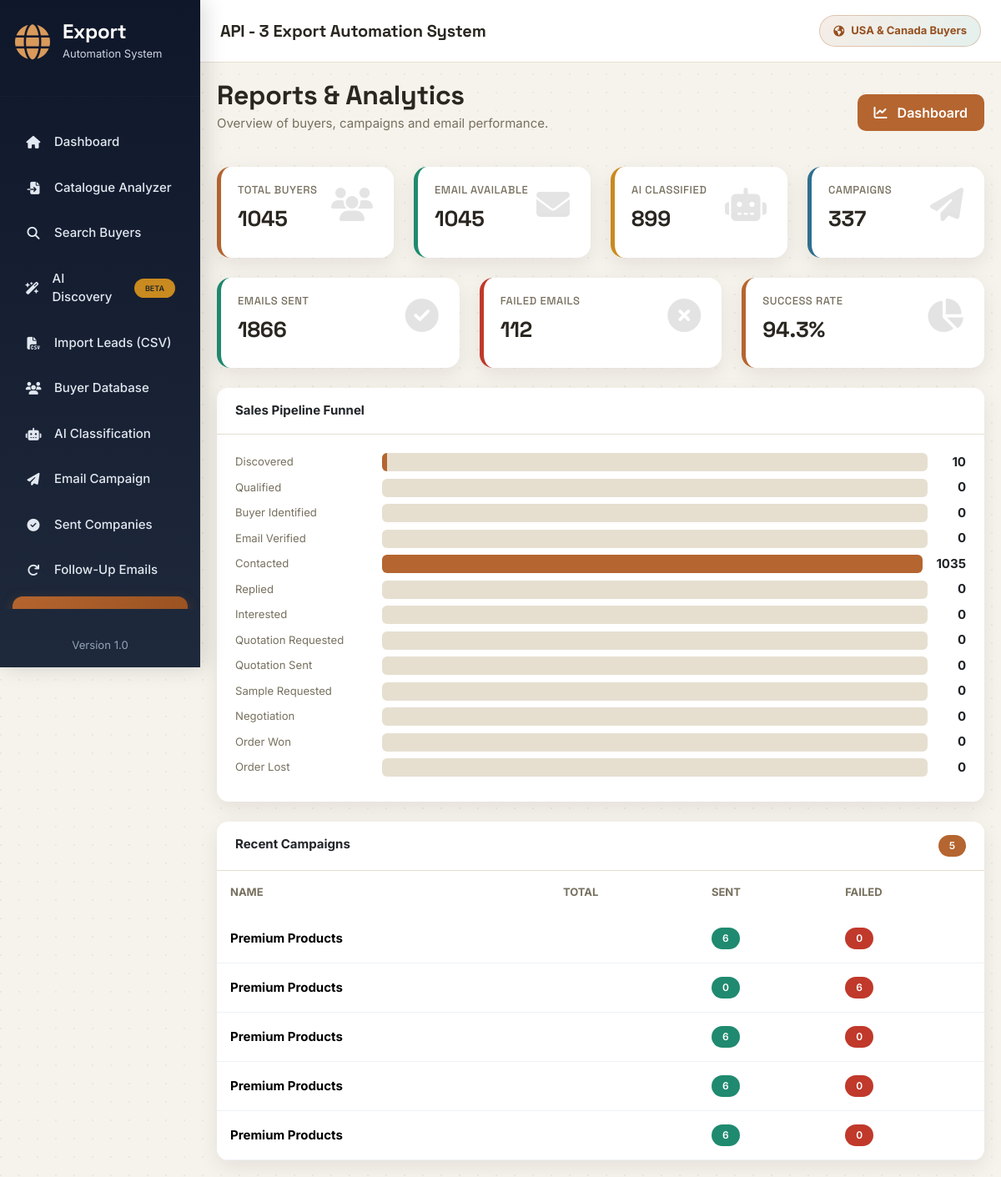
Page /reports on the committed database.
### app/models.py (models this page shows)
class Campaign(db.Model):
    __tablename__ = "campaigns"
    id = db.Column(db.Integer, primary_key=True)
    campaign_name = db.Column(db.String(150), nullable=False)
    subject = db.Column(db.String(255), nullable=False)
    body = db.Column(db.Text, nullable=False)
    recipients = db.Column(db.Integer, default=0)
    sent = db.Column(db.Integer, default=0)
    failed = db.Column(db.Integer, default=0)
    created_at = db.Column(
        db.DateTime,
        default=datetime.utcnow
    )

### app/routes/reports.py (the view)
@reports_bp.route("/reports")
def reports():
    data = DashboardService().get_dashboard_data()
    return render_template(
        "reports.html",
        total_buyers=data.get("total_buyers", 0),
        email_buyers=data.get("email_buyers", 0),
        classified_buyers=data.get("classified_buyers", 0),
        total_campaigns=data.get("total_campaigns", 0),
        total_sent=data.get("total_sent", 0),
        total_failed=data.get("total_failed", 0),
        success_rate=data.get("success_rate", 0),
        recent_campaigns=data.get("recent_campaigns", []),
        pipeline_counts=StageService().counts_by_stage()
    )

### app/services/crm/stage_service.py (called while the page is built)
    def counts_by_stage(self):
        rows = db.session.query(
            Buyer.pipeline_stage,
            db.func.count(Buyer.id)
        ).group_by(
            Buyer.pipeline_stage
        ).all()
        counts = {stage: 0 for stage in self.STAGE_ORDER}
        for stage, count in rows:
            if stage in counts:
                counts[stage] = count
            elif stage is None:
                counts["Discovered"] += count
        return [(stage, counts[stage]) for stage in self.STAGE_ORDER]

### app/services/database/intern_repository.py (called while the page is built)
    def all(self, status_filter=None, search=None):
        query = Intern.query
        if status_filter:
            query = query.filter(Intern.status == status_filter)
        if search:
            query = query.filter(Intern.name.ilike(f"%{search.strip()}%"))
        interns = query.all()
        interns.sort(
            key=lambda i: (
                0 if i.status == "Active" else 1,
                -(i.date_joined.toordinal() if i.date_joined else 0)
            )
        )
        return interns

    def totals(self):
        interns = self.all()
        return {
            "emails_sent": sum(i.emails_sent or 0 for i in interns),
            "automated_responses": sum(i.automated_responses or 0 for i in interns),
            "positive_responses": sum(i.positive_responses or 0 for i in interns),
            "active_count": sum(1 for i in interns if i.status == "Active"),
            "inactive_count": sum(1 for i in interns if i.status != "Active"),
        }

### app/templates/reports.html
{% extends "base.html" %}
{% block content %}
<div class="fade-up">
    <div class="d-flex justify-content-between align-items-center mb-4">
        <div>
            <h2 class="fw-bold mb-1">
                Reports & Analytics
            </h2>
            <p class="text-muted">
                Overview of buyers, campaigns and email performance.
            </p>
        </div>
        <a
            href="/dashboard"
            class="btn btn-primary">
            <i class="fa-solid fa-chart-line me-2"></i>
            Dashboard
        </a>
    </div>
    <div class="row g-4 mb-4">
        <div class="col-lg-3 col-md-6">
            <div class="stats-card stats-primary">
                <i class="fa-solid fa-users"></i>
                <h6>Total Buyers</h6>
                <h2>{{ total_buyers }}</h2>
            </div>
        </div>
        <div class="col-lg-3 col-md-6">
            <div class="stats-card stats-success">
                <i class="fa-solid fa-envelope"></i>
                <h6>Email Available</h6>
                <h2>{{ email_buyers }}</h2>
            </div>
        </div>
        <div class="col-lg-3 col-md-6">
            <div class="stats-card stats-warning">
                <i class="fa-solid fa-robot"></i>
                <h6>AI Classified</h6>
                <h2>{{ classified_buyers }}</h2>
            </div>
        </div>
        <div class="col-lg-3 col-md-6">
            <div class="stats-card stats-info">
                <i class="fa-solid fa-paper-plane"></i>
                <h6>Campaigns</h6>
                <h2>{{ total_campaigns }}</h2>
            </div>
        </div>
    </div>
    <div class="row g-4 mb-4">
        <div class="col-lg-4">
            <div class="stats-card stats-success">
                <i class="fa-solid fa-circle-check"></i>
                <h6>Emails Sent</h6>
                <h2>{{ total_sent }}</h2>
            </div>
        </div>
        <div class="col-lg-4">
            <div class="stats-card stats-danger">
                <i class="fa-solid fa-circle-xmark"></i>
                <h6>Failed Emails</h6>
                <h2>{{ total_failed }}</h2>
            </div>
        </div>
        <div class="col-lg-4">
            <div class="stats-card stats-primary">
                <i class="fa-solid fa-chart-pie"></i>
                <h6>Success Rate</h6>
                <h2>{{ success_rate }}%</h2>
            </div>
        </div>
    </div>
    <div class="card mb-4">
        <div class="card-header">
            Sales Pipeline Funnel
        </div>
        <div class="card-body">
            {% set max_count = pipeline_counts|map(attribute=1)|max %}
            {% for stage, count in pipeline_counts %}
                <div class="d-flex align-items-center gap-3 mb-2">
                    <div class="text-muted small" style="min-width: 160px;">
                        {{ stage }}
                    </div>
                    <div class="flex-grow-1" style="background:var(--border); border-radius:6px; height:22px; overflow:hidden;">
                        <div style="background:var(--primary); height:100%; width:{{ (count / max_count * 100) if max_count else 0 }}%;"></div>
                    </div>
                    <div class="fw-bold" style="min-width: 30px; text-align:right;">
                        {{ count }}
                    </div>
                </div>
            {% endfor %}
        </div>
    </div>
    <div class="card">
        <div class="card-header d-flex justify-content-between">
            <span>
                Recent Campaigns
            </span>
            <span class="badge bg-primary">
                {{ recent_campaigns|length }}
            </span>
        </div>
        <div class="table-responsive">
            <table class="table align-middle">
                <thead>
                    <tr>
                        <th>Name</th>
                        <th>Total</th>
                        <th>Sent</th>
                        <th>Failed</th>
                    </tr>
                </thead>
                <tbody>
                {% for campaign in recent_campaigns %}
                <tr>
                    <td>
                        <strong>
                            {{ campaign.campaign_name }}
                        </strong>
                    </td>
                    <td>{{ campaign.total }}</td>
                    <td>
                        <span class="badge bg-success">
                            {{ campaign.sent }}
                        </span>
                    </td>
                    <td>
                        <span class="badge bg-danger">
                            {{ campaign.failed }}
                        </span>
                    </td>
                </tr>
                {% else %}
                <tr>
                    <td colspan="4" class="text-center text-muted py-4">
                        No campaigns available.
                    </td>
                </tr>
                {% endfor %}
                </tbody>
            </table>
        </div>
    </div>
</div>
{% endblock %}

### app/static/css/style.css (style rules this page uses)
:root { --primary:#b5652f; --primary-dark:#96501f; --sidebar:#0b1626; --sidebar-hover:#16233a; --success:#1f8a70; --danger:#c0392b; --warning:#c98a1f; --info:#2f6f8f; --background:#f6f3ec; --white:#ffffff; --border:#e6dfd0; --text:#2a2620; --muted:#77705f; --radius:14px; --shadow:0 8px 24px rgba(24,17,6,.08); --font-display:'Space Grotesk',sans-serif; --sidebar-width:270px; --sidebar-width-lg:240px; }
* { margin:0; padding:0; box-sizing:border-box; font-family:'Inter',sans-serif; }
html { overflow-x:hidden; width:100%; }
body { background:var(--background); background-image: radial-gradient(circle at 1px 1px, rgba(24,17,6,.05) 1px, transparent 0); background-size:22px 22px; color:var(--text); overflow-x:hidden; width:100%; font-size:15px; }
a { text-decoration:none; }
h1, h2, h3, h4, h5, h6 { font-family:var(--font-display); letter-spacing:-.01em; }
.card { border:none; border-radius:var(--radius); box-shadow:var(--shadow); transition:.25s ease; overflow:hidden; max-width:100%; }
.card-header { background:white; border-bottom:1px solid var(--border); font-weight:700; padding:16px 22px; }
.card-body { padding:22px; max-width:100%; }
.stats-card { background:white; border-radius:16px; padding:22px; box-shadow:var(--shadow); position:relative; overflow:hidden; transition:.3s; height:100%; }
.stats-card h6 { color:var(--muted); font-size:13px; margin-bottom:12px; text-transform:uppercase; letter-spacing:.5px; }
.stats-card h2 { font-size:30px; font-weight:700; margin-bottom:10px; }
.stats-card i { position:absolute; right:25px; top:25px; font-size:40px; opacity:.12; }
.stats-primary { border-left:5px solid var(--primary); }
.stats-success { border-left:5px solid var(--success); }
.stats-warning { border-left:5px solid var(--warning); }
.stats-danger { border-left:5px solid var(--danger); }
.stats-info { border-left:5px solid var(--info); }
.btn { border-radius:10px; padding:10px 20px; font-weight:600; transition:.25s; }
.btn-primary { background:var(--primary); border:none; }
.table { margin-bottom:0; vertical-align:middle; }
.table thead { background:#f8fafc; }
.table thead th { border:none; color:var(--muted); font-weight:700; font-size:13px; text-transform:uppercase; padding:16px; white-space:nowrap; }
.table tbody td { padding:16px; border-color:#edf2f7; }
.table tbody tr { transition:.2s; }
.table-responsive { overflow-x:auto; -webkit-overflow-scrolling:touch; max-width:100%; }
.badge { padding:7px 13px; border-radius:30px; font-weight:600; font-size:12px; white-space:nowrap; }
.bg-success { background:var(--success)!important; }
.bg-danger { background:var(--danger)!important; }
.bg-primary { background:var(--primary)!important; }
.text-muted { color:var(--muted)!important; }
.fade-up { animation:fadeUp .5s ease; }
@media (max-width:1400px) { .stats-card { padding:20px; } }
@media (max-width:1366px) { .stats-card h2 { font-size:26px; } }

### rows in the picture
Campaign: campaign_name "Premium Products", sent "6", failed "0"
Campaign: campaign_name "Premium Products", sent "0", failed "6"
Campaign: campaign_name "Premium Products", sent "6", failed "0"
Campaign: campaign_name "Premium Products", sent "6", failed "0"
Campaign: campaign_name "Premium Products", sent "6", failed "0"

### other values in the picture
{{ total_buyers }} "1045"
{{ email_buyers }} "1045"
{{ classified_buyers }} "899"
{{ total_campaigns }} "337"
{{ total_sent }} "1866"
{{ total_failed }} "112"
{{ success_rate }} "94.3"
{{ stage }} "Discovered" "Qualified" "Buyer Identified" "Email Verified" "Contacted" "Replied" "Interested" "Quotation Requested" "Quotation Sent" "Sample Requested" "Negotiation" "Order Won" "Order Lost"
{{ count }} "10" "0" "0" "0" "1035" "0" "0" "0" "0" "0" "0" "0" "0"
{{ recent_campaigns|length }} "5"
